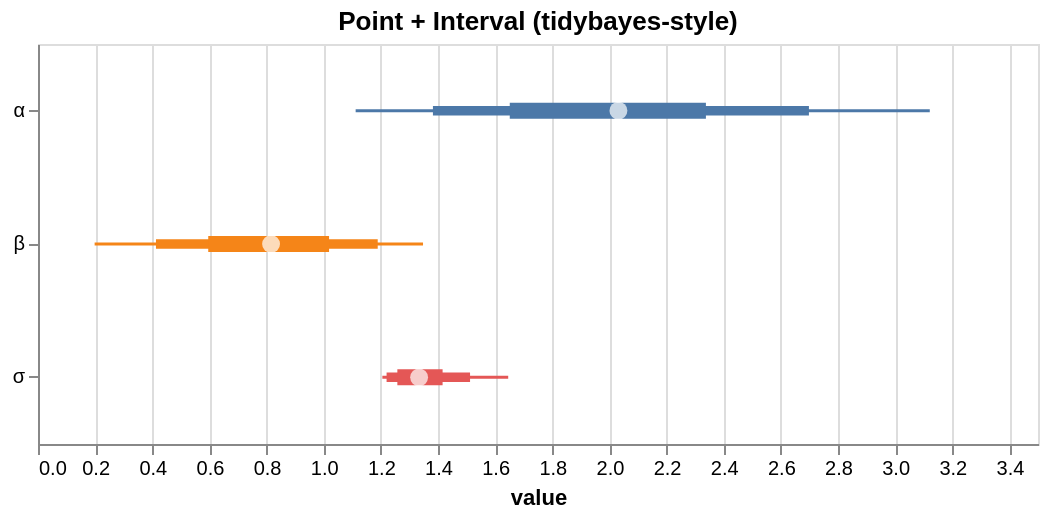

This figure's Vega-Lite source:
### Vega-Lite specification from a JSON file in a GitHub repository (floating-point values rounded to 4 significant figures)
{"$schema": "https://vega.github.io/schema/vega-lite/v5.json", "height": 200, "layer": [{"encoding": {"x2": {"field": "hi_0_95_"}, "x": {"field": "lo_0_95_", "title": "value", "type": "quantitative"}, "color": {"field": "parameter", "type": "nominal", "legend": null}, "y": {"axis": {"title": null}, "field": "parameter", "type": "nominal"}}, "mark": {"strokeWidth": 1.5, "type": "rule"}}, {"encoding": {"x2": {"field": "hi_0_8_"}, "x": {"field": "lo_0_8_", "title": "value", "type": "quantitative"}, "color": {"field": "parameter", "type": "nominal", "legend": null}, "y": {"axis": {"title": null}, "field": "parameter", "type": "nominal"}}, "mark": {"strokeWidth": 4.75, "type": "rule"}}, {"encoding": {"x2": {"field": "hi_0_5_"}, "x": {"field": "lo_0_5_", "title": "value", "type": "quantitative"}, "color": {"field": "parameter", "type": "nominal", "legend": null}, "y": {"axis": {"title": null}, "field": "parameter", "type": "nominal"}}, "mark": {"strokeWidth": 8.0, "type": "rule"}}, {"encoding": {"x": {"field": "__point__", "type": "quantitative"}, "y": {"field": "parameter", "type": "nominal"}}, "mark": {"filled": true, "color": "white", "size": 80, "type": "point"}}], "data": {"values": [{"parameter": "α", "lo_0_95_": 1.112, "lo_0_8_": 1.382, "hi_0_8_": 2.698, "hi_0_5_": 2.338, "__point__": 2.032, "hi_0_95_": 3.121, "lo_0_5_": 1.651}, {"parameter": "β", "lo_0_95_": 0.1982, "lo_0_8_": 0.4129, "hi_0_8_": 1.189, "hi_0_5_": 1.019, "__point__": 0.8157, "hi_0_95_": 1.348, "lo_0_5_": 0.5959}, {"parameter": "σ", "lo_0_95_": 1.205, "lo_0_8_": 1.22, "hi_0_8_": 1.512, "hi_0_5_": 1.416, "__point__": 1.334, "hi_0_95_": 1.646, "lo_0_5_": 1.258}]}, "title": "Point + Interval (tidybayes-style)", "width": 500}
